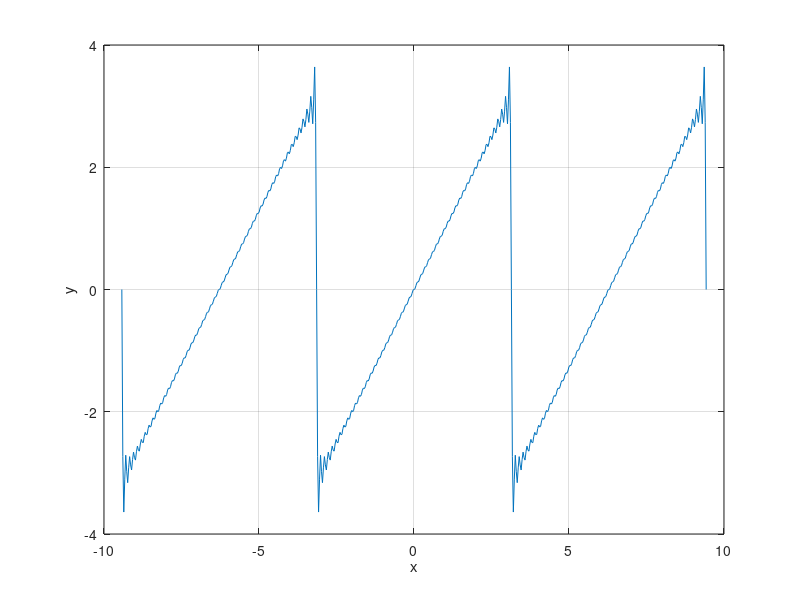

This figure's MATLAB source:
%% ME 3001 - Mechanical Engineeing Analysis
%
% Tristan Hill - 7/28/2014 - 03/27/2024  - modified from Dr. Han
%
% Fourier Series Approximation of Saw Tooth Wave
%% 

clear variables
close all
clc

x=-3*pi:0.01*pi:3*pi;
sum=0; %initialize the sum

%calculate the Sigma Series part of the function
n=50;
    
for i=1:n
    sum=sum+(-2/i)*cos(i*pi)*sin(i*x);
end

f=sum; %multiply by bn 

plot(x,f)
grid on
xlabel('x')
ylabel('y')
